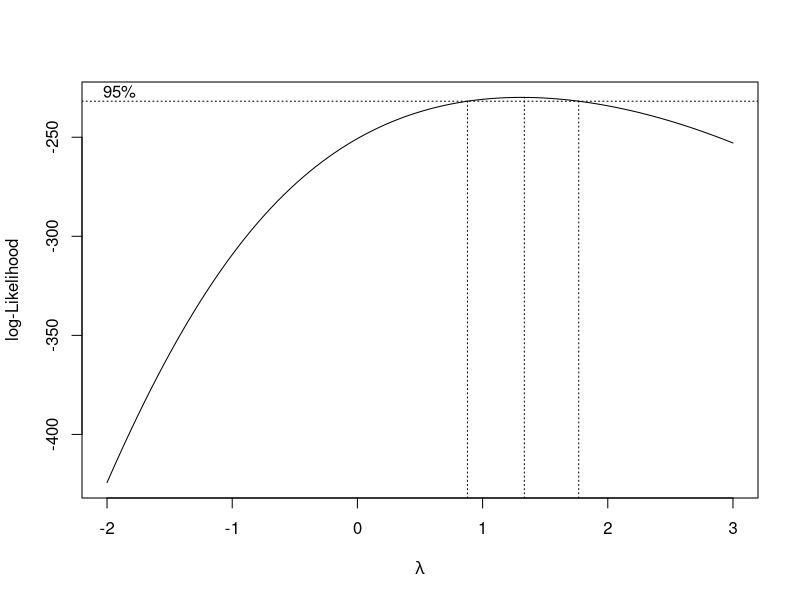
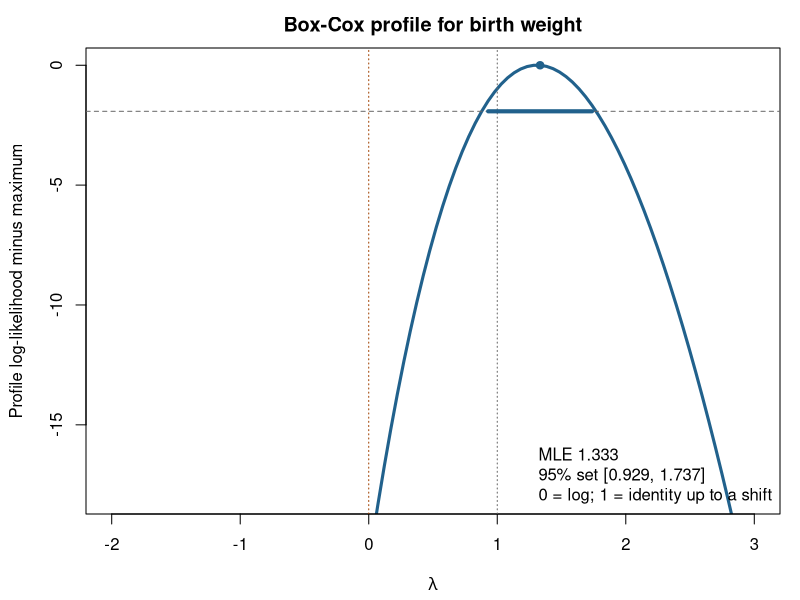
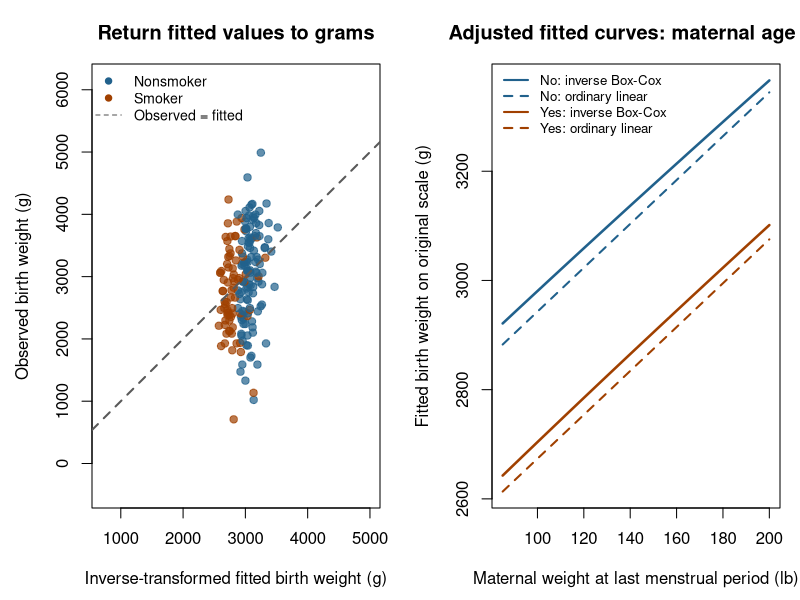

These charts were generated, in order, by the following R code:
# Birth-weight lesson: data -> odds -> logistic model -> linear model -> Box-Cox.
# Run sequentially. Requires only the recommended package MASS and base R.
# Figures are written to the current working directory.
library(MASS)
d <- MASS::birthwt
d$smoke <- factor(d$smoke, c(0, 1), c("No", "Yes"))
d$age_c <- d$age - 25
d$lwt10 <- (d$lwt - 130)/10
stopifnot(all(d$bwt > 0))

# 1. Inspect the data BEFORE specifying a model.
# low is binary; bwt is continuous, in grams. lwt is maternal weight in pounds.
# The two responses describe the same births but answer different questions.
print(head(d[,c("low","bwt","smoke","age","lwt")]))
print(with(d,table(smoke,low)))
tab <- with(d,table(smoke,low))
group_risk <- prop.table(tab,1)[,"1"]
group_odds <- tab[,"1"]/tab[,"0"]
print(cbind(risk=group_risk,odds=group_odds))
print(c(odds_ratio=group_odds["Yes"]/group_odds["No"],
        risk_ratio=group_risk["Yes"]/group_risk["No"]))

# 2. Explain low birth weight: a Bernoulli response and a logit link.
# summary() prints Estimate, Std. Error, z value, Pr(>|z|).
# A logistic slope is a change in LOG ODDS, not a change in probability.
logit_fit <- glm(low ~ smoke + age_c + lwt10,binomial,data=d)
print(coef(summary(logit_fit)),digits=6)
# Exponentiate slopes to get conditional odds ratios. The exponentiated
# intercept is baseline ODDS, because it does not compare two profiles.
print(exp(coef(logit_fit)))
nd_logit <- data.frame(smoke=factor(c("No","Yes"),levels=levels(d$smoke)),
                       age_c=0,lwt10=0)
print(data.frame(smoke=nd_logit$smoke,
                 risk=predict(logit_fit,nd_logit,type="response")))

# Keep the SAME predictors while searching over response transformations.
raw_fit <- lm(bwt ~ smoke + age_c + lwt10, data=d, y=TRUE, qr=TRUE)
# 3. Explain actual birth weight: coefficients now represent GRAMS.
# summary() prints Estimate, Std. Error, t value, Pr(>|t|).
# There are n - 4 = 185 residual degrees of freedom.
print(coef(summary(raw_fit)),digits=6)
print(c(residual_df=df.residual(raw_fit),residual_sd=sigma(raw_fit),
        R_squared=summary(raw_fit)$r.squared))

# 4. Would changing the RESPONSE scale improve this working model?
# Do not transform the binary low outcome. Profile powers of positive bwt.
bc <- boxcox(raw_fit, lambda=seq(-2,3,.002), plotit=TRUE, interp=TRUE)
lambda_hat <- bc$x[which.max(bc$y)]
cutoff <- max(bc$y)-qchisq(.95,1)/2
lambda_ci <- range(bc$x[bc$y >= cutoff])
print(c(lambda_hat=lambda_hat, lower=lambda_ci[1], upper=lambda_ci[2]))

# The profile shows how much likelihood is lost by each power.
png("boxcox_profile.png",1300,800,res=160)
par(mar=c(4.3,4.3,2.4,1))
plot(bc$x,bc$y-max(bc$y),type="l",lwd=3,col="#21618C",ylim=c(-18,0),
     xlab=expression(lambda),ylab="Profile log-likelihood minus maximum",
     main="Box-Cox profile for birth weight")
abline(h=-qchisq(.95,1)/2,lty=2,col="grey40")
abline(v=c(0,1),lty=3,col=c("#A04000","grey40"))
points(lambda_hat,0,pch=19,col="#21618C")
segments(lambda_ci[1],-qchisq(.95,1)/2,lambda_ci[2],-qchisq(.95,1)/2,
         lwd=4,col="#21618C")
legend("bottomright",bty="n",legend=c(sprintf("MLE %.3f",lambda_hat),
  sprintf("95%% set [%.3f, %.3f]",lambda_ci[1],lambda_ci[2]),
  "0 = log; 1 = identity up to a shift"))
dev.off()

# Step 1: transform the OBSERVED birth weights using the selected power.
# expm1(a) computes exp(a)-1 accurately. The limiting case is log(y).
if (abs(lambda_hat) < 1e-8) {
  d$z <- log(d$bwt)
} else {
  d$z <- expm1(lambda_hat*log(d$bwt))/lambda_hat
}

# Step 2: regress transformed weight on the predictors.
bc_fit <- lm(z ~ smoke + age_c + lwt10, data=d)
z_hat <- fitted(bc_fit)

# Step 3: solve z_hat = (y_hat^lambda - 1)/lambda for y_hat.
# Check the inverse domain BEFORE evaluating a noninteger power.
# These are inverse-transformed fitted locations, NOT bias-corrected means.
if (abs(lambda_hat) < 1e-8) {
  inverse_fitted <- exp(z_hat)
} else {
  stopifnot(all(1+lambda_hat*z_hat > 0))
  inverse_fitted <- exp(log1p(lambda_hat*z_hat)/lambda_hat)
}
stopifnot(all(is.finite(inverse_fitted)))

# Show how the calculation works at a concrete maternal profile.
nd <- data.frame(smoke=factor(c("No","Yes"),levels=levels(d$smoke)),
                 age_c=0,lwt10=0)
profile_z <- predict(bc_fit,nd)
if (abs(lambda_hat) < 1e-8) {
  profile_inverse <- exp(profile_z)
} else {
  stopifnot(all(1+lambda_hat*profile_z > 0))
  profile_inverse <- exp(log1p(lambda_hat*profile_z)/lambda_hat)
}
worked_output <- data.frame(smoke=nd$smoke,
  fitted_transformed=profile_z, inverse_fitted_g=profile_inverse,
  ordinary_linear_fitted_g=predict(raw_fit,nd))
print(round(worked_output[-1],3))
print(worked_output)

# For a readable original-scale curve, fix age at 25 and vary weight.
# Each curve uses its specified smoking status; both are adjusted curves.
grid <- expand.grid(lwt10=seq(-4.5,7,length.out=200),
                    smoke=c("No","Yes"),age_c=0)
grid$smoke <- factor(grid$smoke,levels=levels(d$smoke))
grid_z <- predict(bc_fit,grid)
if (abs(lambda_hat) < 1e-8) {
  grid$inverse <- exp(grid_z)
} else {
  stopifnot(all(1+lambda_hat*grid_z > 0))
  grid$inverse <- exp(log1p(lambda_hat*grid_z)/lambda_hat)
}
grid$raw <- predict(raw_fit,grid)

# Left: actual outcomes against inverse fitted values, all in GRAMS.
# A point on the diagonal has observed weight equal to fitted location.
# This is an in-sample illustration, not held-out prediction performance.
# Right: inverse fitted curves (solid) versus ordinary linear fits (dashed).
# Do not interpret the solid curves as arithmetic conditional means.
png("boxcox_inverse_fitted.png",1800,850,res=175)
par(mfrow=c(1,2),mar=c(4.6,4.6,3.2,1))
cols <- c("#21618C","#A04000")
lims <- range(c(d$bwt,inverse_fitted))
plot(inverse_fitted,d$bwt,pch=19,col=adjustcolor(cols[as.integer(d$smoke)],.7),
     xlim=lims,ylim=lims,asp=1,
     xlab="Inverse-transformed fitted birth weight (g)",
     ylab="Observed birth weight (g)",main="Return fitted values to grams")
abline(0,1,lty=2,col="grey35",lwd=2)
legend("topleft",c("Nonsmoker","Smoker","Observed = fitted"),
       col=c(cols,"grey35"),pch=c(19,19,NA),lty=c(NA,NA,2),bty="n",cex=.85)
plot(NA,xlim=c(85,200),ylim=range(c(grid$inverse,grid$raw)),
     xlab="Maternal weight at last menstrual period (lb)",
     ylab="Fitted birth weight on original scale (g)",
     main="Adjusted fitted curves: maternal age 25")
for (j in 1:2) {
  g <- grid[grid$smoke == levels(d$smoke)[j],]
  lines(130+10*g$lwt10,g$inverse,col=cols[j],lwd=2.5)
  lines(130+10*g$lwt10,g$raw,col=cols[j],lwd=2,lty=2)
}
legend("topleft",c("No: inverse Box-Cox","No: ordinary linear",
                   "Yes: inverse Box-Cox","Yes: ordinary linear"),
       col=rep(cols,each=2),lty=rep(c(1,2),2),lwd=2,bty="n",cex=.8)
dev.off()

# Numerical checks of the inverse: applying T_lambda again recovers z_hat.
retransformed <- if (abs(lambda_hat)<1e-8) log(inverse_fitted) else
  expm1(lambda_hat*log(inverse_fitted))/lambda_hat
stopifnot(max(abs(retransformed-z_hat)) < 1e-6)
print(c(inverse_fitted_min=min(inverse_fitted),inverse_fitted_max=max(inverse_fitted),
        observed_min=min(d$bwt),observed_max=max(d$bwt)))

# 5. Make the final scale choice AFTER examining the profile and inverse fit.
# The 95% set contains 1 but not 0: keep birth weight in grams here.
# The estimated-power fit above illustrates the transformation/inversion steps.
k <- match(c(0,1),bc$x)
print(data.frame(lambda=bc$x[k],loglik_loss=max(bc$y)-bc$y[k]))
final_fit <- raw_fit
# Interpret the selected model on its original gram scale.
print(predict(final_fit,nd))
